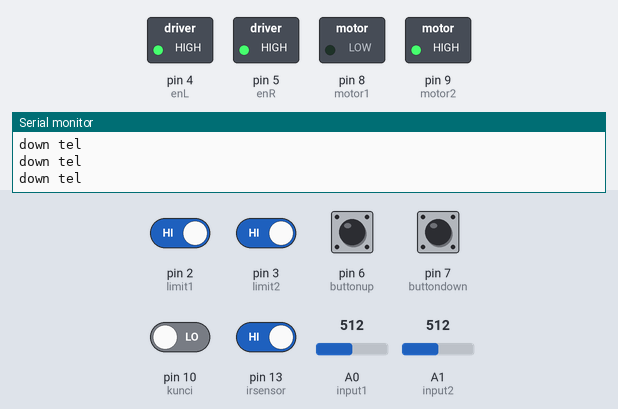
The sketch below on a simulated Arduino Uno, built with avr-gcc and run on an emulated ATmega328P. Shown: switched loads named in the sketch (green lamp = pin HIGH), the last lines printed to the serial monitor. Dashed ring = blinking. Inputs (shaded band) come from the test bench; at power-on: pin 2 (limit1), pin 3 (limit2), pin 6 (buttonup), pin 7 (buttondown), pin 13 (irsensor) HIGH, pin 10 (kunci) LOW, A0 (input1) = 512, A1 (input2) = 512.

Above: at 1.2 s.
1.3 s: A0 (input1) set to 109
4.3 s: A0 (input1) set to 91
At 5.5 s:
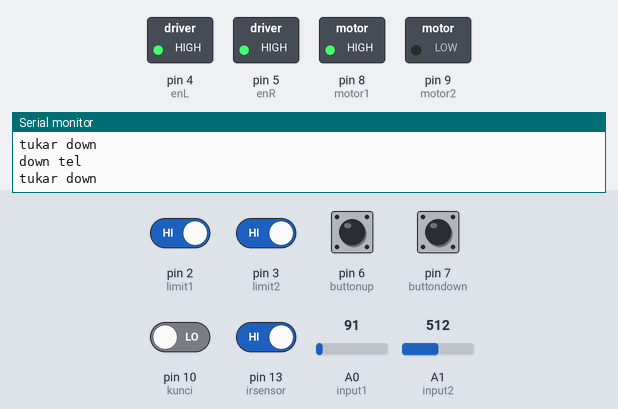
5.8 s: pin 2 (limit1) driven LOW
At 6.3 s:
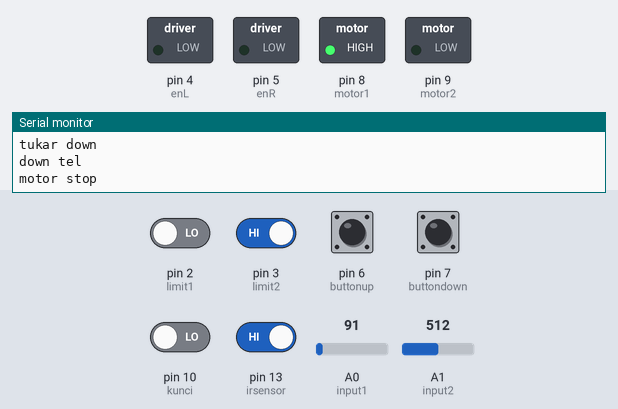
7.3 s: A0 (input1) set to 510
At 8.6 s:
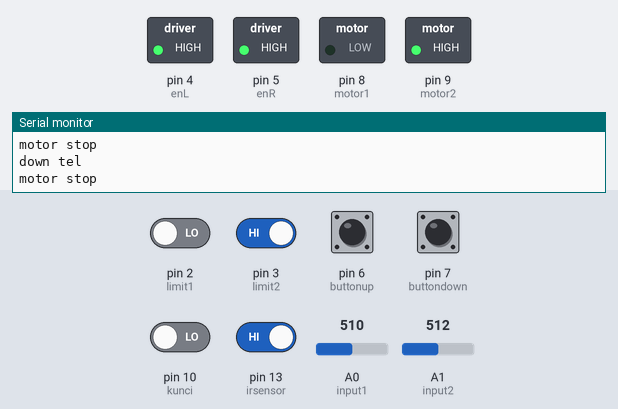
10.3 s: A1 (input2) set to 481
At 11.0 s:
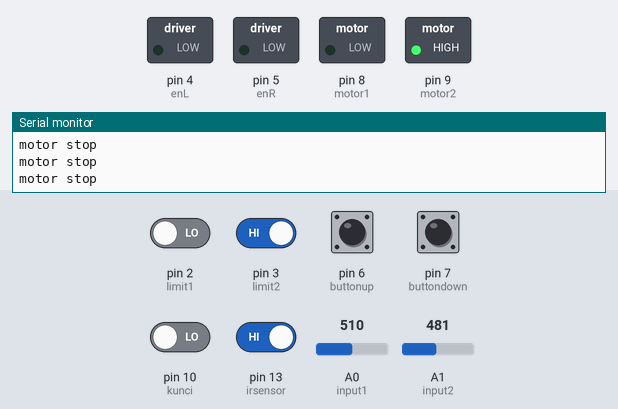
13.3 s: A0 (input1) set to 90
At 13.6 s:
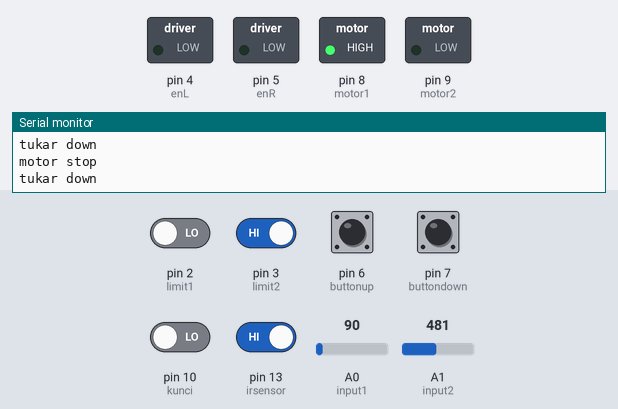
Timing chart, 0 to 16.3 s (numbered marks = the images above; inputs shaded):
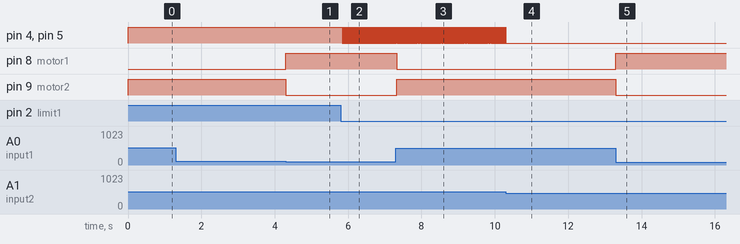

Measured:
- the behaviour switches between 101 and 100 on A0 (input1) (found by bisection; images 0 and 1)
- the behaviour switches between 500 and 499 on A1 (input2) (found by bisection; images 3 and 4)
- after the input at 4.3 s, pin 8 (motor1): LOW → HIGH at once; pin 9 (motor2): HIGH → LOW at once
- after the input at 5.8 s, pin 4 (enL), pin 5 (enR): alternates HIGH for 0.01 s and LOW for 0.02 s, starting at once
- after the input at 7.3 s, pin 4 (enL), pin 5 (enR): alternates HIGH for 0.01 s and LOW for 0.01 s, starting after 0.08 s; pin 8 (motor1): HIGH → LOW at once; pin 9 (motor2): LOW → HIGH at once
- after the input at 10.3 s, pin 4 (enL), pin 5 (enR): stops changing and stays LOW
- after the input at 13.3 s, pin 8 (motor1): LOW → HIGH at once; pin 9 (motor2): HIGH → LOW at once

The sketch:

projek_baru_limit_switch_baru.ino
```cpp
int irsensor = 13;
int valuesensor = 0;

int motor1 = 8;
int motor2 = 9;

int input1 = A0;
int input2 = A1;
int enL = 4;
int enR = 5;

int value1 = 0;
int value2 = 0;

int limit1 = 2;
int limit2 = 3;

int buttonup = 6;
int buttondown = 7;

int kunci = 10;

int valuekunci = 0;

int up = 0;
int down = 0;

int valuelimit1 = 0;
int valuelimit2 = 0;

int state = 0;
int state2 = 0;
int state3 = 0;
int state4 = 0;
int state5 = 0;
int state6 = 0;


void setup() {
  // put your setup code here, to run once:
  pinMode (motor1, OUTPUT);
  pinMode (motor2, OUTPUT);

  pinMode (kunci, INPUT);
  pinMode (input1, INPUT);
  pinMode (input2, INPUT);
  pinMode (limit1, INPUT_PULLUP);
  pinMode (limit2, INPUT_PULLUP);

  pinMode (enL, OUTPUT);
  pinMode (enR, OUTPUT);

  pinMode (irsensor, INPUT);

  pinMode (buttonup, INPUT_PULLUP);
  pinMode (buttondown, INPUT_PULLUP);

  digitalWrite (motor1, LOW);
  digitalWrite (motor2, HIGH);
  Serial.begin (9600);

}

void loop() {
  // put your main code here, to run repeatedly:
  value1 = analogRead (input1);
  value2 = analogRead (input2);
  valuelimit1 = digitalRead (limit1);
  valuelimit2 = digitalRead (limit2);
  up = digitalRead (buttonup);
  down = digitalRead (buttondown);
  valuekunci = digitalRead (kunci);
  valuesensor = digitalRead (irsensor);


  //Serial.println (distance);

  if (valuesensor == LOW && state5 == 0){
    delay (5000);
    state6 = 1;
    state5 = 1;
    state3 = 0;
    }


  if (state6 == 1){
    digitalWrite (motor1, LOW);
    digitalWrite (motor2, HIGH);
    digitalWrite (enL, HIGH);
    digitalWrite (enR, HIGH);
    Serial.println ("motor up auto");
    }


  if (valuekunci == HIGH){
    manual ();
    }


 if (valuekunci == LOW){

  if (valuesensor == HIGH){
  if (value1 >= 500 ){
    state = 1;
    digitalWrite (motor1, LOW);
    digitalWrite (motor2, HIGH);

    }


  if (value1 <=100 ) {
    state = 1;
    digitalWrite (motor1, HIGH);
    digitalWrite (motor2, LOW);
    Serial.println ("tukar down");

    if (valuesensor == HIGH){
      state5 == 0;
      }
    }


  if (state == 1 && value2 >=500){
    state2 = 1;
    state3 = 0;

    }


  if (state2 == 1){
    digitalWrite (enL, HIGH);
    digitalWrite (enR, HIGH);
    Serial.println ("down tel");
  }

 }
 }


  if (valuelimit1 == LOW || valuelimit2 == LOW && state3 == 0){
    state2 = 0;
    state3 = 1;
    state4 = 0;
    state5 = 0;
    digitalWrite (enL, LOW);
    digitalWrite (enR, LOW);
    Serial.println("motor stop");
    }


}

void manual (){
    if (up == LOW){
    state4 = 1;

    }

  if (down == LOW){
    state4 = 2;

    }

  if (valuesensor == HIGH){
  if (state4 == 1){

    digitalWrite (motor1, LOW);
    digitalWrite (motor2, HIGH);
    digitalWrite (enL, HIGH);
    digitalWrite (enR, HIGH);
    Serial.println ("up");
    }
  }
  else if (state4 == 2){

    digitalWrite (motor1, HIGH);
    digitalWrite (motor2, LOW);
    digitalWrite (enL, HIGH);
    digitalWrite (enR, HIGH);
    Serial.println ("down");

    if (valuesensor == HIGH){
      state5 == 0;
      }
    }
  }
```
